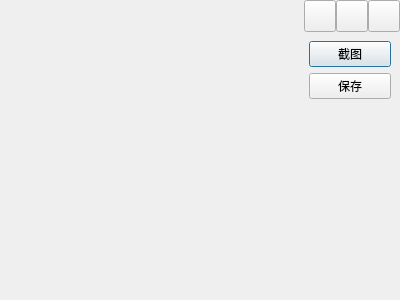
<?xml version="1.0" encoding="UTF-8"?>
<ui version="4.0">
 <class>mainwin</class>
 <widget class="QDialog" name="mainwin">
  <property name="geometry">
   <rect>
    <x>0</x>
    <y>0</y>
    <width>400</width>
    <height>300</height>
   </rect>
  </property>
  <property name="windowTitle">
   <string>Dialog</string>
  </property>
  <layout class="QGridLayout" name="gridLayout">
   <property name="leftMargin">
    <number>0</number>
   </property>
   <property name="topMargin">
    <number>0</number>
   </property>
   <property name="rightMargin">
    <number>0</number>
   </property>
   <property name="bottomMargin">
    <number>0</number>
   </property>
   <property name="spacing">
    <number>0</number>
   </property>
   <item row="1" column="1">
    <widget class="QWidget" name="setwidget" native="true">
     <property name="minimumSize">
      <size>
       <width>100</width>
       <height>0</height>
      </size>
     </property>
     <property name="maximumSize">
      <size>
       <width>100</width>
       <height>16777215</height>
      </size>
     </property>
     <layout class="QGridLayout" name="gridLayout_3">
      <item row="0" column="0">
       <widget class="QPushButton" name="screen">
        <property name="text">
         <string>截图</string>
        </property>
       </widget>
      </item>
      <item row="2" column="0">
       <spacer name="verticalSpacer">
        <property name="orientation">
         <enum>Qt::Vertical</enum>
        </property>
        <property name="sizeHint" stdset="0">
         <size>
          <width>20</width>
          <height>40</height>
         </size>
        </property>
       </spacer>
      </item>
      <item row="1" column="0">
       <widget class="QPushButton" name="save">
        <property name="text">
         <string>保存</string>
        </property>
       </widget>
      </item>
     </layout>
     <zorder>screen</zorder>
     <zorder>topwidget</zorder>
     <zorder>verticalSpacer</zorder>
     <zorder>save</zorder>
    </widget>
   </item>
   <item row="0" column="0" colspan="2">
    <widget class="QWidget" name="topwidget" native="true">
     <property name="minimumSize">
      <size>
       <width>0</width>
       <height>32</height>
      </size>
     </property>
     <property name="maximumSize">
      <size>
       <width>16777215</width>
       <height>32</height>
      </size>
     </property>
     <layout class="QGridLayout" name="gridLayout_2">
      <property name="leftMargin">
       <number>0</number>
      </property>
      <property name="topMargin">
       <number>0</number>
      </property>
      <property name="rightMargin">
       <number>0</number>
      </property>
      <property name="bottomMargin">
       <number>0</number>
      </property>
      <property name="spacing">
       <number>0</number>
      </property>
      <item row="0" column="2">
       <spacer name="horizontalSpacer">
        <property name="orientation">
         <enum>Qt::Horizontal</enum>
        </property>
        <property name="sizeHint" stdset="0">
         <size>
          <width>301</width>
          <height>20</height>
         </size>
        </property>
       </spacer>
      </item>
      <item row="0" column="0">
       <widget class="QLabel" name="icon">
        <property name="minimumSize">
         <size>
          <width>0</width>
          <height>32</height>
         </size>
        </property>
        <property name="maximumSize">
         <size>
          <width>16777215</width>
          <height>32</height>
         </size>
        </property>
        <property name="text">
         <string/>
        </property>
       </widget>
      </item>
      <item row="0" column="4">
       <widget class="QPushButton" name="maxbtn">
        <property name="minimumSize">
         <size>
          <width>32</width>
          <height>32</height>
         </size>
        </property>
        <property name="maximumSize">
         <size>
          <width>32</width>
          <height>32</height>
         </size>
        </property>
        <property name="text">
         <string/>
        </property>
       </widget>
      </item>
      <item row="0" column="3">
       <widget class="QPushButton" name="minbtn">
        <property name="minimumSize">
         <size>
          <width>32</width>
          <height>32</height>
         </size>
        </property>
        <property name="maximumSize">
         <size>
          <width>32</width>
          <height>32</height>
         </size>
        </property>
        <property name="text">
         <string/>
        </property>
       </widget>
      </item>
      <item row="0" column="5">
       <widget class="QPushButton" name="closebtn">
        <property name="minimumSize">
         <size>
          <width>32</width>
          <height>32</height>
         </size>
        </property>
        <property name="maximumSize">
         <size>
          <width>32</width>
          <height>32</height>
         </size>
        </property>
        <property name="text">
         <string/>
        </property>
       </widget>
      </item>
      <item row="0" column="1">
       <widget class="QLabel" name="title">
        <property name="minimumSize">
         <size>
          <width>0</width>
          <height>32</height>
         </size>
        </property>
        <property name="maximumSize">
         <size>
          <width>16777215</width>
          <height>32</height>
         </size>
        </property>
        <property name="text">
         <string/>
        </property>
       </widget>
      </item>
     </layout>
     <zorder>closebtn</zorder>
     <zorder>showwidget</zorder>
     <zorder>minbtn</zorder>
     <zorder>maxbtn</zorder>
     <zorder>icon</zorder>
     <zorder>horizontalSpacer</zorder>
     <zorder>title</zorder>
    </widget>
   </item>
   <item row="1" column="0">
    <widget class="QWidget" name="showwidget" native="true">
     <layout class="QGridLayout" name="gridLayout_4">
      <item row="0" column="0">
       <widget class="QLabel" name="show">
        <property name="text">
         <string/>
        </property>
       </widget>
      </item>
     </layout>
    </widget>
   </item>
  </layout>
 </widget>
 <resources/>
 <connections/>
</ui>
